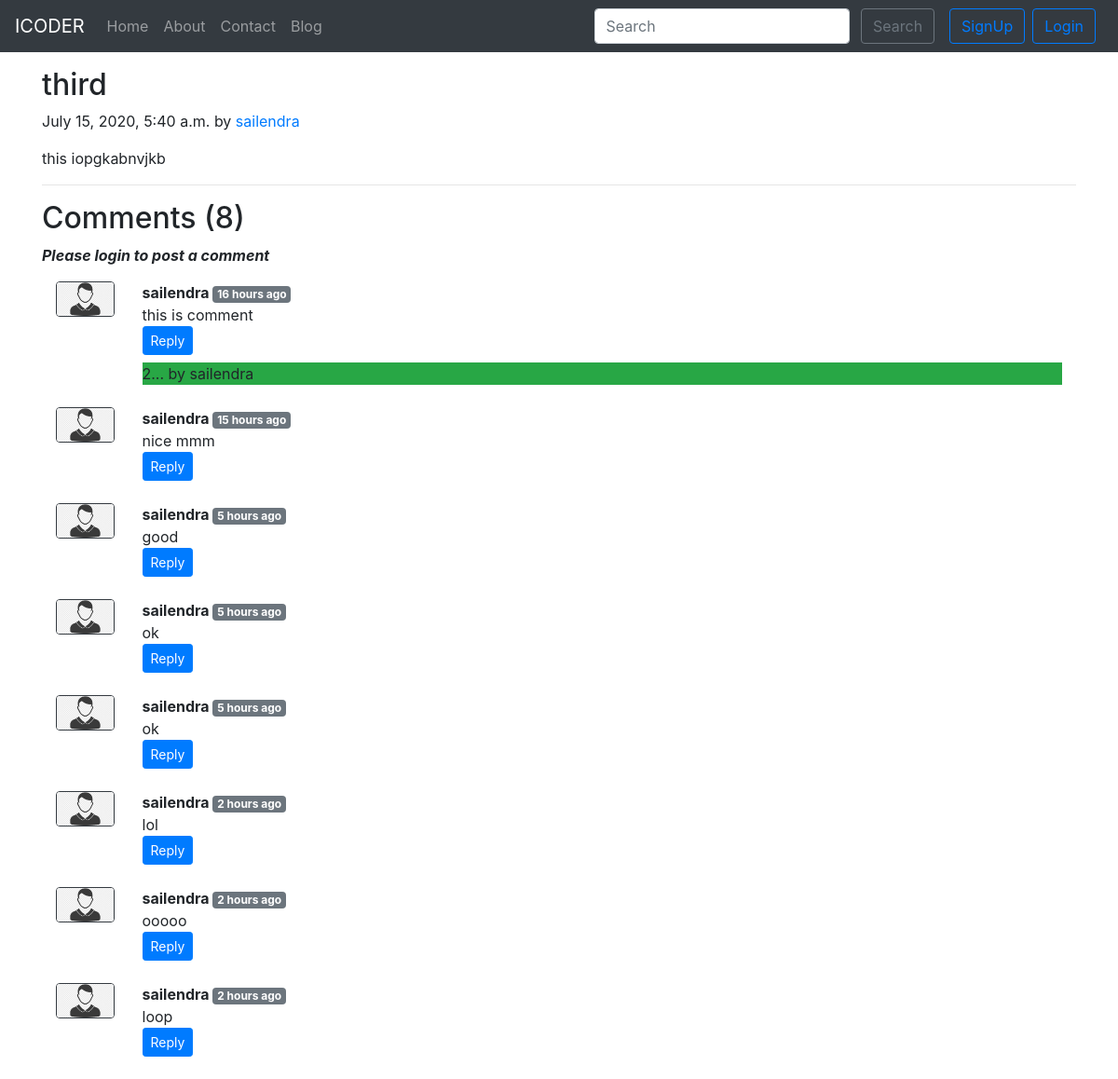
Page /blog/thi-pos-3 on the earlier database version.
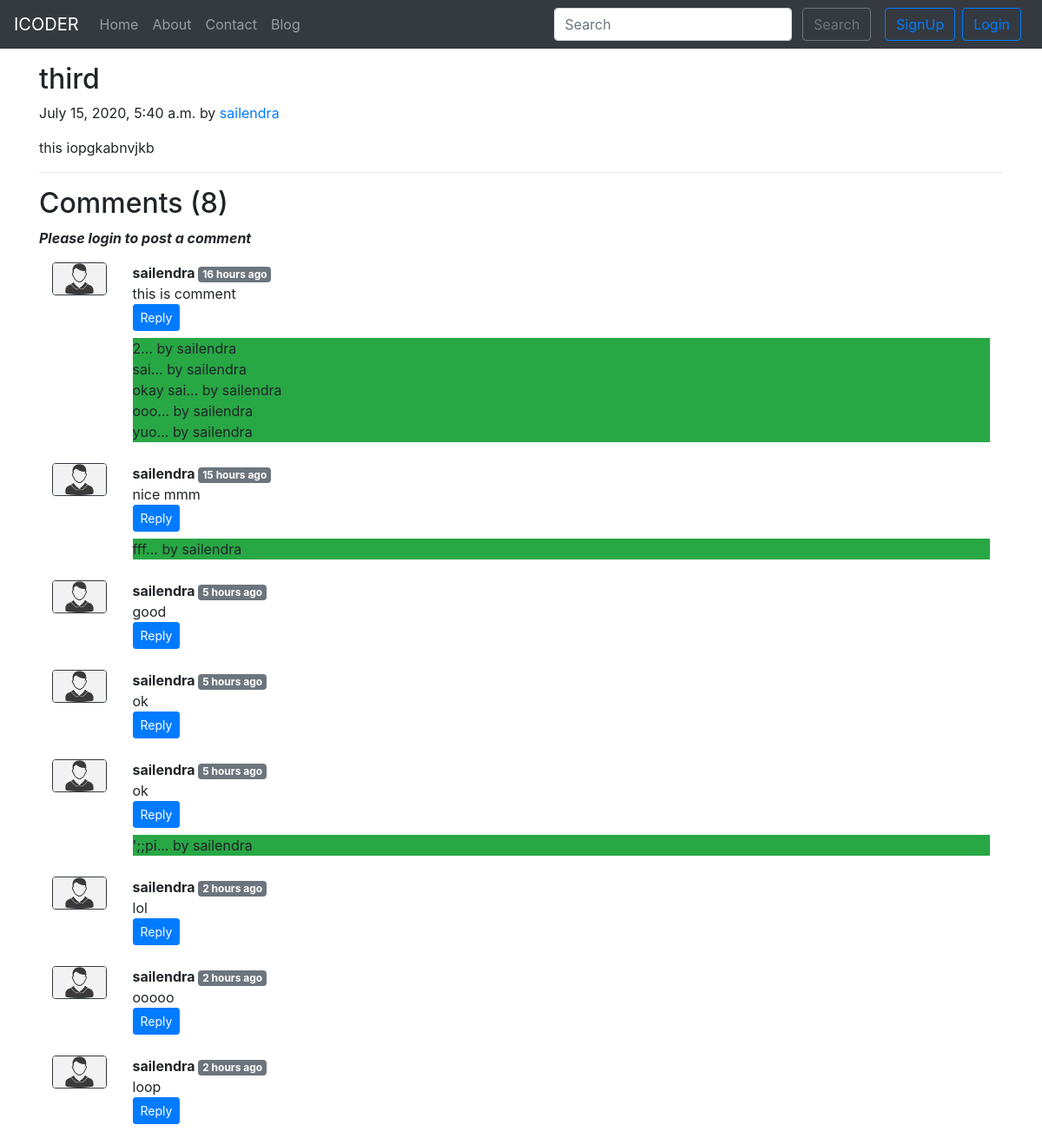
Same page on the later database version.
### blog/models.py (models this page shows)
class BlogComment(models.Model):
    sno = models.AutoField(primary_key=True)
    comment = models.TextField()
    user = models.ForeignKey(User, on_delete=models.CASCADE)
    post = models.ForeignKey(Post, on_delete=models.CASCADE)
    parent = models.ForeignKey('self', on_delete=models.CASCADE, null=True)
    timeStamp = models.DateTimeField(default=now)
    def __str__(self):
        return self.comment[0:20] + "... " + "by " + self.user.username

### blog/views.py (the view)
# urls.py: path('<str:slug>', views.blogPost, name='blogPost'),
def blogPost(request, slug):
    post = Post.objects.filter(slug=slug).first()
    comments = BlogComment.objects.filter(post=post, parent=None)
    replies = BlogComment.objects.filter(post=post).exclude(parent=None)
    replyDict = {}
    for reply in replies:
        if reply.parent.sno not in replyDict.keys():
            replyDict[reply.parent.sno] = [reply]
        else:
            replyDict[reply.parent.sno].append(reply)
    context = {'post': post, 'comments': comments,
               'user': request.user, 'replyDict': replyDict}
    return render(request, 'blog/blogPost.html', context)

### blog/templatetags/extras.py (called while the page is built)
@register.filter(name='get_val')
def get_val(dict, key):
    return dict.get(key)

### templates/blog/blogPost.html (shortened to what this page needs)
{% extends 'base.html' %}
{% block body %}
{% load humanize %}
{% load extras %}
<div class="container my-3">
  <div class="blog-post">
    <h2 class="blog-post-title">{{post.title}}</h2>
    <p class="blog-post-meta">{{post.timeStamp}} by <a href="/about">{{post.author}}</a></p>
    <p>{{post.content}}</p>
    <hr>
  </div>
</div>
<div class="container">
  <h2>Comments ({{comments.count}})</h2>
  <div class="my-2">
    {% if user.is_authenticated %}
    <form action="/blog/postComment" method="POST"> {% csrf_token %}
      <div class="form-group">
        <label for="comment">Post Comment</label>
        <input type="text" class="form-control" id="comment" name="comment" placeholder="Comment">
      </div>
      <input type="hidden" name="postSno" value="{{post.sno}}">
      <input type="hidden" name="parentSno" value="">
      <button type="submit" class="btn btn-outline-primary">Submit</button>
    </form>
    {% else %}
    <p><i><b>Please login to post a comment</b></i></p>
    {% endif %}
  </div>
  {% for comment in comments %}
  <div class="row my-3 mx-0">
    <div class="col-md-1"> <img class="rounded mx-auto d-block w-100 border border-dark" src="/static/img/1.png"
        alt="user"></div>
    <div class="col-md-11"><b>{{comment.user.username}} </b> <span
        class="badge badge-secondary">{{comment.timeStamp|naturaltime}}</span>
      <div>{{comment.comment}}</div>
      <div class="reply mx-0">
        <button class="btn btn-primary btn-sm" type="button" data-toggle="collapse"
          data-target="#replyBox{{comment.sno}}" aria-expanded="false" aria-controls="replyBox{{comment.sno}}">
          Reply
        </button>
        <div class="replies my-2 bg-success">
         {% for reply in replyDict|get_val:comment.sno %}
         {{reply}} <br>
         {% endfor %}
        </div>
      </div>
    </div>
  </div>
  {% endfor %}
</div>
{% endblock body %}

Differences in the rows shown:
added BlogComment: comment+user "sai... by sailendra", shown under "sailendra"
added BlogComment: comment+user "okay sai... by sailendra", shown under "sailendra"
added BlogComment: comment+user "ooo... by sailendra", shown under "sailendra"
added BlogComment: comment+user "yuo... by sailendra", shown under "sailendra"
added BlogComment: comment+user "fff... by sailendra", shown under "sailendra"
added BlogComment: comment+user "';;pi... by sailendra", shown under "sailendra"
